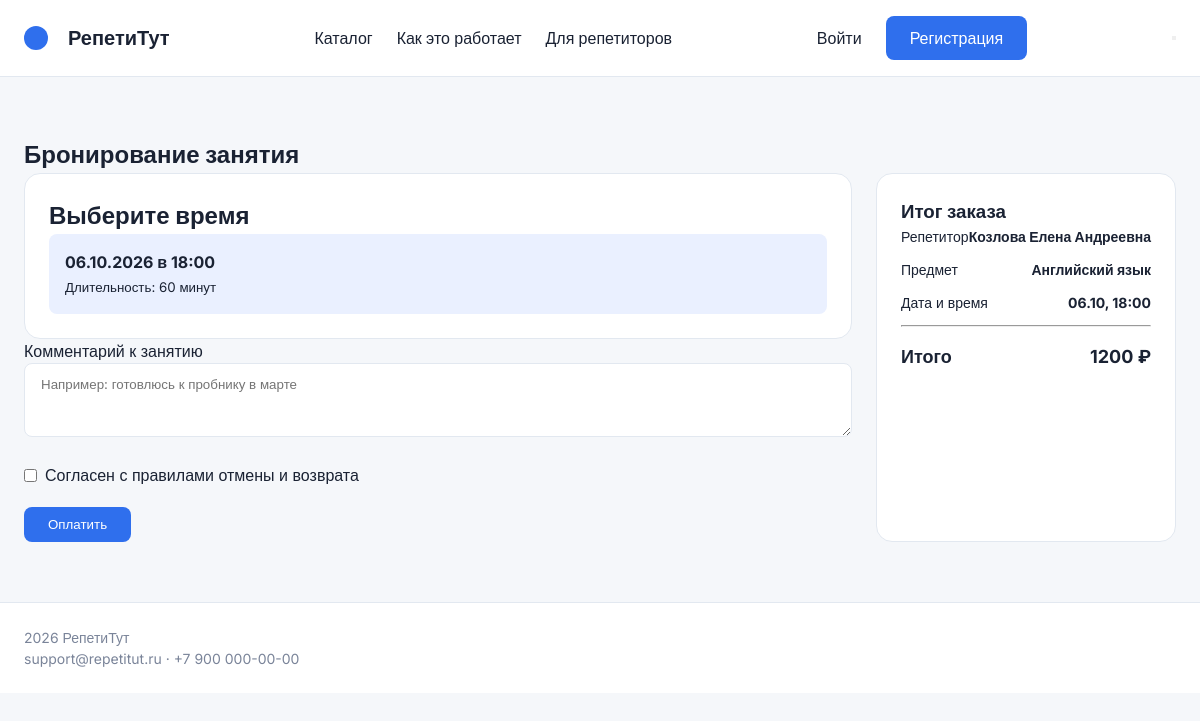
The page /booking/19/15/ on the database its author committed.
### app/models.py (models this page shows, shortened)
class LessonSlot(models.Model):
    tutor = models.ForeignKey(Tutor, on_delete=models.CASCADE, related_name="slots", verbose_name="Репетитор")
    date = models.DateField(verbose_name="Дата")
    start_time = models.TimeField(verbose_name="Начало")
    end_time = models.TimeField(verbose_name="Окончание")
    status = models.CharField(verbose_name="Статус окна", max_length=10, default="free", choices=[("free", "Свободно"), ("booked", "Забронировано"), ("blocked", "Заблокировано")])
    class Meta:
        verbose_name = "Слот в расписании"
        verbose_name_plural = "Слоты в расписании"
        ordering = ['-date', 'start_time']
        constraints = [
            db_check(Q(start_time__lt=F("end_time")), "app_slot_time_valid"),
            models.UniqueConstraint(fields=['tutor', 'date', 'start_time'], name="app_slot_unique_tutor_datetime"),
        ]

class TutorSubject(models.Model):
    tutor = models.ForeignKey(Tutor, on_delete=models.CASCADE, related_name="subject_cards", verbose_name="Репетитор")
    subject = models.ForeignKey(Subject, on_delete=models.CASCADE, related_name="tutor_cards", verbose_name="Предмет")
    rate_per_hour = models.DecimalField(verbose_name="Ставка за час", max_digits=7, decimal_places=2)
    moderation_status = models.CharField(verbose_name="Статус модерации", max_length=10, default="pending", choices=[("pending", "На модерации"), ("approved", "Одобрена"), ("rejected", "Отклонена")])
    class Meta:
        verbose_name = "Анкета репетитора по предмету"
        verbose_name_plural = "Анкеты репетиторов по предметам"
        ordering = ['tutor__full_name', 'subject__name']
        constraints = [
            db_check(Q(rate_per_hour__gte=300, rate_per_hour__lte=10000), "app_tutorsubject_rate_range"),
            models.UniqueConstraint(fields=['tutor', 'subject'], name="app_tutorsubject_unique_pair"),
        ]

class Tutor(models.Model):
    user = models.OneToOneField(User, on_delete=models.CASCADE, related_name="tutor_profile", null=True, blank=True)
    full_name = models.CharField(verbose_name="ФИО", max_length=150)
    email = models.EmailField(verbose_name="Электронная почта", max_length=100, unique=True)
    phone = models.CharField(verbose_name="Телефон", max_length=20)
    experience_years = models.PositiveSmallIntegerField(verbose_name="Опыт (лет)", default=1)
    rating = models.FloatField(verbose_name="Рейтинг", default=4.0)
    is_active = models.BooleanField(verbose_name="Активен", default=True)
    class Meta:
        verbose_name = "Репетитор"
        verbose_name_plural = "Репетиторы"
        ordering = ['full_name']
        constraints = [
            db_check(Q(rating__gte=1.0, rating__lte=5.0), "app_tutor_rating_range"),
        ]

class Subject(models.Model):
    name = models.CharField(verbose_name="Название предмета", max_length=100, unique=True)
    is_active = models.BooleanField(verbose_name="Показывать в каталоге", default=True)
    class Meta:
        verbose_name = "Предмет"
        verbose_name_plural = "Предметы"
        ordering = ['name']

### app/views.py (the view)
# urls.py: path('booking/<int:tutor_card_id>/<int:slot_id>/', views.booking_create, name='booking'),
def booking_create(request, tutor_card_id, slot_id):
    tutor_card = get_object_or_404(TutorSubject, pk=tutor_card_id, moderation_status='approved')
    slot = get_object_or_404(LessonSlot, pk=slot_id)
    if request.method == 'POST':
        if not request.user.is_authenticated:
            return redirect('app:login')
        form = BookingForm(request.POST)
        if form.is_valid():
            logger.info('Вход в обработку формы бронирования: карточка %s, слот %s, пользователь %s',
                        tutor_card_id, slot_id, request.user)
            client, created = Client.objects.get_or_create(user=request.user, defaults={
                'full_name': request.user.get_full_name() or request.user.username,
                'email': request.user.email,
                'phone': ''
            })
            with transaction.atomic():
                slot_locked = LessonSlot.objects.select_for_update().get(pk=slot_id)
                if slot_locked.status != 'free' or slot_locked.tutor_id != tutor_card.tutor_id:
                    messages.error(request, 'Этот слот уже занят или недоступен.')
                    return redirect('app:tutor_detail', pk=tutor_card_id)
                slot_locked.status = 'booked'
                slot_locked.save()
                lesson, created = Lesson.objects.update_or_create(
                    slot=slot_locked,
                    defaults={
                        'client': client,
                        'subject': tutor_card.subject,
                        'price': tutor_card.rate_per_hour,
                        'status': 'planned',
                        'comment': form.cleaned_data.get('comment', '')
                    }
                )
                logger.info('Начало отправки письма о бронировании %s', lesson.pk)
                send_mail(
                    'Бронирование подтверждено',
                    f'Вы записались к репетитору {tutor_card.tutor.full_name} на {slot.date} {slot.start_time}.',
                    'noreply@repetitut.ru',
                    [client.email],
                    fail_silently=True,
                )
                logger.info('Письмо о бронировании %s отправлено на %s', lesson.pk, client.email)
            messages.success(request, 'Вы успешно записались на занятие!')
            return redirect('app:cabinet')
        else:
            messages.error(request, 'Пожалуйста, исправьте ошибки в форме.')
    else:
        form = BookingForm()
    context = {
        'tutor_card': tutor_card,
        'slot': slot,
        'form': form,
    }
    return render(request, 'app/booking.html', context)

### app/forms.py (shortened to what this page needs)
class BookingForm(forms.ModelForm):
    class Meta:
        model = Lesson
        fields = ['comment']
        widgets = {
            'comment': forms.Textarea(attrs={
                'rows': 3,
                'placeholder': 'Например: готовлюсь к пробнику в марте',
                'maxlength': '200'
            }),
        }
        labels = {
            'comment': 'Комментарий к занятию',
        }

### app/templates/app/booking.html (shortened to what this page needs)
{% extends 'app/base.html' %}
{% block content %}
<section class="catalog-section">
    <div class="container">
        <h1 class="page-title">Бронирование занятия</h1>
        <div class="booking-layout">
            <div class="booking-form-area">
                <div class="card-section">
                    <h2>Выберите время</h2>
                    <div class="selected-slot">
                        <strong>{{ slot.date|date:"d.m.Y" }} в {{ slot.start_time|time:"H:i" }}</strong><br>
                        <small>Длительность: 60 минут</small>
                    </div>
                </div>
                <form method="POST" class="booking-form" id="booking-form">
                    <div class="form-group">
                        <label for="id_comment">{{ form.comment.label }}</label>
                        {{ form.comment }}
                    </div>
                    <div class="form-group checkbox-group">
                        <input type="checkbox" id="terms" required>
                        <label for="terms">Согласен с правилами отмены и возврата</label>
                    </div>
                    <button type="submit" class="btn-primary w-100">Оплатить</button>
                </form>
            </div>
            <div class="booking-summary">
                <h3>Итог заказа</h3>
                <div class="summary-row"><span>Репетитор</span><strong>{{ tutor_card.tutor.full_name }}</strong></div>
                <div class="summary-row"><span>Предмет</span><strong>{{ tutor_card.subject.name }}</strong></div>
                <div class="summary-row"><span>Дата и время</span><strong>{{ slot.date|date:"d.m" }}, {{ slot.start_time|time:"H:i" }}</strong></div>
                <hr>
                <div class="summary-row total"><span>Итого</span><strong>{{ tutor_card.rate_per_hour|floatformat:0 }} ₽</strong></div>
            </div>
        </div>
    </div>
</section>
{% endblock %}

### app/static/css/style.css (style rules this page uses)
:root { --p: #2F6FED; --t: #1A2233; --m: #7A8499; --b: #F5F7FA; --w: #FFFFFF; --br: #E2E8F0; --bg: #EAF0FF; }
* { margin: 0; padding: 0; box-sizing: border-box; }
body { font-family: 'Inter', sans-serif; background: var(--b); color: var(--t); line-height: 1.5; }
.container { max-width: 1280px; margin: 0 auto; padding: 0 24px; }
.header-container, .nav, .auth-buttons, .hero-container, .stats-container, .catalog-layout, .tutor-detail-layout, .booking-layout, .cabinet-layout { display: flex; gap: 24px; }
.btn, .btn-primary, .btn-register, .btn-outline { padding: 10px 24px; border-radius: 8px; font-weight: 500; text-align: center; cursor: pointer; border: none; display: inline-block; }
.btn-primary, .btn-register { background: var(--p); color: var(--w); }
.hero, .catalog-section { padding: 60px 0; }
.search-box input, .filter-group input, .filter-group select, .form-group textarea { padding: 12px 16px; border: 1px solid var(--br); border-radius: 8px; width: 100%; outline: none; font-family: inherit; }
.tutor-card, .card-section, .filters-sidebar, .booking-summary, .auth-card, .cabinet-sidebar { background: var(--w); border: 1px solid var(--br); border-radius: 16px; padding: 24px; }
.filters-sidebar, .tutor-sidebar, .booking-summary, .cabinet-sidebar { width: 300px; flex-shrink: 0; }
.filter-group, .form-group { margin-bottom: 20px; }
.catalog-content, .tutor-main-info, .booking-form-area, .cabinet-content { flex: 1; }
.selected-slot { background: var(--bg); padding: 16px; border-radius: 8px; }
.checkbox-group { display: flex; align-items: center; gap: 8px; }
.summary-row { display: flex; justify-content: space-between; margin-bottom: 12px; font-size: 14px; }
.summary-row.total { font-size: 18px; margin-top: 16px; font-weight: bold; }

### rows shown on the page
LessonSlot: date "06.10.2026", start_time "18:00", date "06.10"
TutorSubject: tutor.full_name "Козлова Елена Андреевна", subject.name "Английский язык", rate_per_hour "1200"
